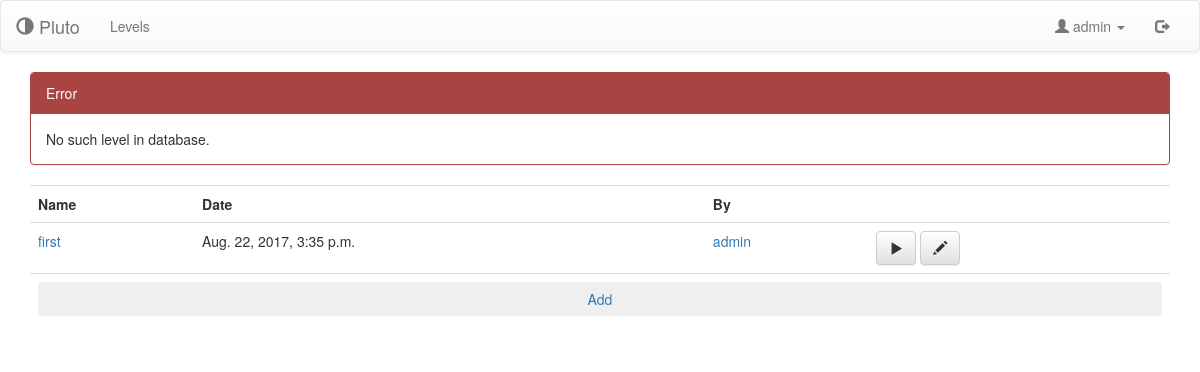
Page /creator/6 (signed in) on the earlier database version.
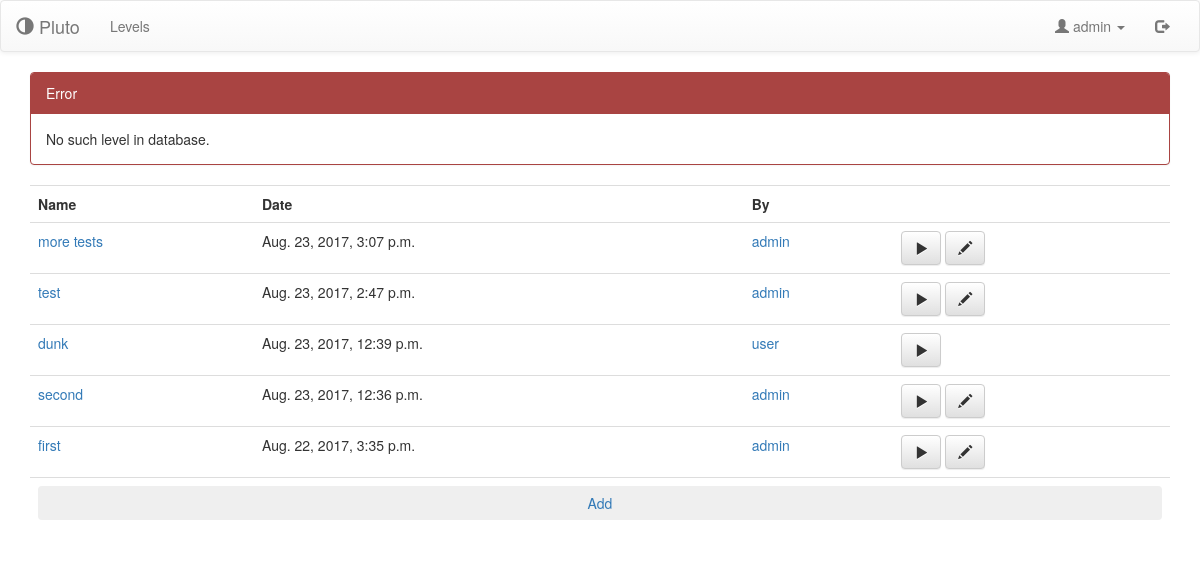
Same page on the later database version.
### pluto/models.py (models this page shows, shortened)
class User(AbstractUser):
    image = models.ImageField(default='no_image.png', upload_to=user_directory_image_path)
    points = models.FloatField(default=10, blank=False)

class Level(models.Model):
    name = models.CharField(max_length=128, blank=False)
    date = models.DateTimeField(default=timezone.datetime.now, blank=False)
    by = models.ForeignKey(User, on_delete=models.CASCADE, blank=False, null=False)
    json = models.TextField(max_length=1024)

### pluto/views.py (the view, shortened to what this page needs)
# urls.py: url(r'^creator/(?P<level_id>[0-9]+)', views.creator),
@login_required(login_url='/login')
def creator(request, level_id=None):
    creation = LevelCreationForm()
    if level_id:
        try:
            current = models.Level.objects.get(id=level_id)
        except ObjectDoesNotExist:
            messages.error(request, "No such level in database.")
            return levels(request)
        if current.by.id != request.user.id:
            messages.error(request, "You have no permission to edit this.")
            return levels(request)
        creation.fields['name'].initial = current.name
        creation.fields['json'].initial = current.json

### pluto/views.py (called while the page is built)
def levels(request):
    context = {'levels': models.Level.objects.all().order_by('-date')}
    return render(request, 'levels.html', context)

### templates/levels.html
{% extends "base.html" %}
{% block content %}
    <div class="table-responsive">
    <table class="table">
        <tr>
            <th> Name </th>
            <th> Date </th>
            <th> By </th>
            <th> </th>
        </tr>
        {% for i in levels %}
            <tr>
                <td>
                    <a href="/level/{{ i.id }}">{{ i.name }}</a>
                </td>
                <td> {{ i.date }}</td>
                <td> <a href="/profile/{{ i.by.id }}"> {{ i.by.username }} </a></td>
                <td>
                    <a href="/level/{{ i.id }}/play">
                        <button class="btn btn-default">
                            <span class="glyphicon glyphicon-play"></span>
                        </button>
                    </a>
                    {% if request.user.id == i.by.id %}
                    <a href="/creator/{{ i.id }}">
                        <button class="btn btn-default">
                            <span class="glyphicon glyphicon-pencil"></span>
                        </button>
                    </a>
                    {% endif %}
                </td>
            </tr>
        {% endfor %}
        <tr>
           <td colspan="4">
               <a href="/creator"><button class="btn btn-block">Add</button></a>
           </td>
        </tr>
    </table>
    </div>
{% endblock %}

### templates/base.html (shortened to what this page needs)
<!DOCTYPE html>
<html lang="en">
{% block head %}
<head>
    {% include 'include/bootstrap.html' %}
    {% include 'include/custom.html' %}
    {% block favicon %}
        {% load staticfiles %}
    {% endblock %}
</head>
{%  endblock %}
<body>
    {% block navigation %}
        <nav class="navbar navbar-default">
        <div class="container-fluid" id="navfluid">
            <div class="navbar-header">
                <a class="navbar-brand" href="/"><span class="glyphicon glyphicon-adjust"></span> Pluto</a>
            </div>
            <div class="collapse navbar-collapse" id="bs-example-navbar-collapse-1">
                <ul class="nav navbar-nav">
                    <li><a href="/levels">Levels</a></li>
                </ul>
        <ul class="nav navbar-nav navbar-right">
            {% if request.user.is_authenticated %}
                <li class="dropdown">
                    <a class="dropdown-toggle" data-toggle="dropdown"
                       role="button" aria-haspopup="true" aria-expanded="false">
                        <span class="glyphicon glyphicon-user"></span>
                        {{ request.user.username }}
                        <span class="caret"></span>
                    </a>
                </li>
                <li><a href="/logout"><span class="glyphicon glyphicon-log-out"></span></a></li>
            {% else %}
                <li><a href="/signup"><span class="glyphicon glyphicon-list-alt"></span></a></li>
                <li><a href="/login"><span class="glyphicon glyphicon-log-in"></span></a></li>
            {% endif %}
        </ul>
            </div>
        </div>
        </nav>
    {% endblock %}
    {% block body %}
        <div class="container">
        {% block message %}
            {% if messages %}
                {% for i in messages %}
                <div class="panel panel-{{ i.tags }}">
                        <div class="panel-heading">{{ i.tags | title }}</div>
                        <div class="panel-body">{{ i }}</div>
                </div>
                {% endfor %}
            {% endif %}
        {% endblock %}
        {% block content %}{% endblock %}
        </div>
    {% endblock %}
</body>
</html>

### templates/include/bootstrap.html (shortened to what this page needs)
{% load staticfiles %}
<link rel="stylesheet" href="https://maxcdn.bootstrapcdn.com/bootstrap/3.3.7/css/bootstrap.min.css"
>
<link rel="stylesheet" href="https://maxcdn.bootstrapcdn.com/bootstrap/3.3.7/css/bootstrap-theme.min.css"
>
<link rel="stylesheet" href="{% static 'bootstrap/css/bootstrap.css'%}">
<link rel="stylesheet" href="{% static 'bootstrap/css/bootstrap-theme.css'%}">

### templates/include/custom.html (shortened to what this page needs)
{% load staticfiles %}
<link rel="stylesheet" href="{% static 'style.css' %}">

### PlutoGame/static/style.css (style rules this page uses)
.panel-error { border-color: #a94442; }
.panel-error>.panel-heading { color: #fff; background-color: #a94442; border-color: #a94442; }

Differences in the rows shown:
added Level: name "more tests", date "Aug. 23, 2017, 3:07 p.m.", by.username "admin"
added Level: name "test", date "Aug. 23, 2017, 2:47 p.m.", by.username "admin"
added Level: name "dunk", date "Aug. 23, 2017, 12:39 p.m.", by.username "user"
added Level: name "second", date "Aug. 23, 2017, 12:36 p.m.", by.username "admin"
